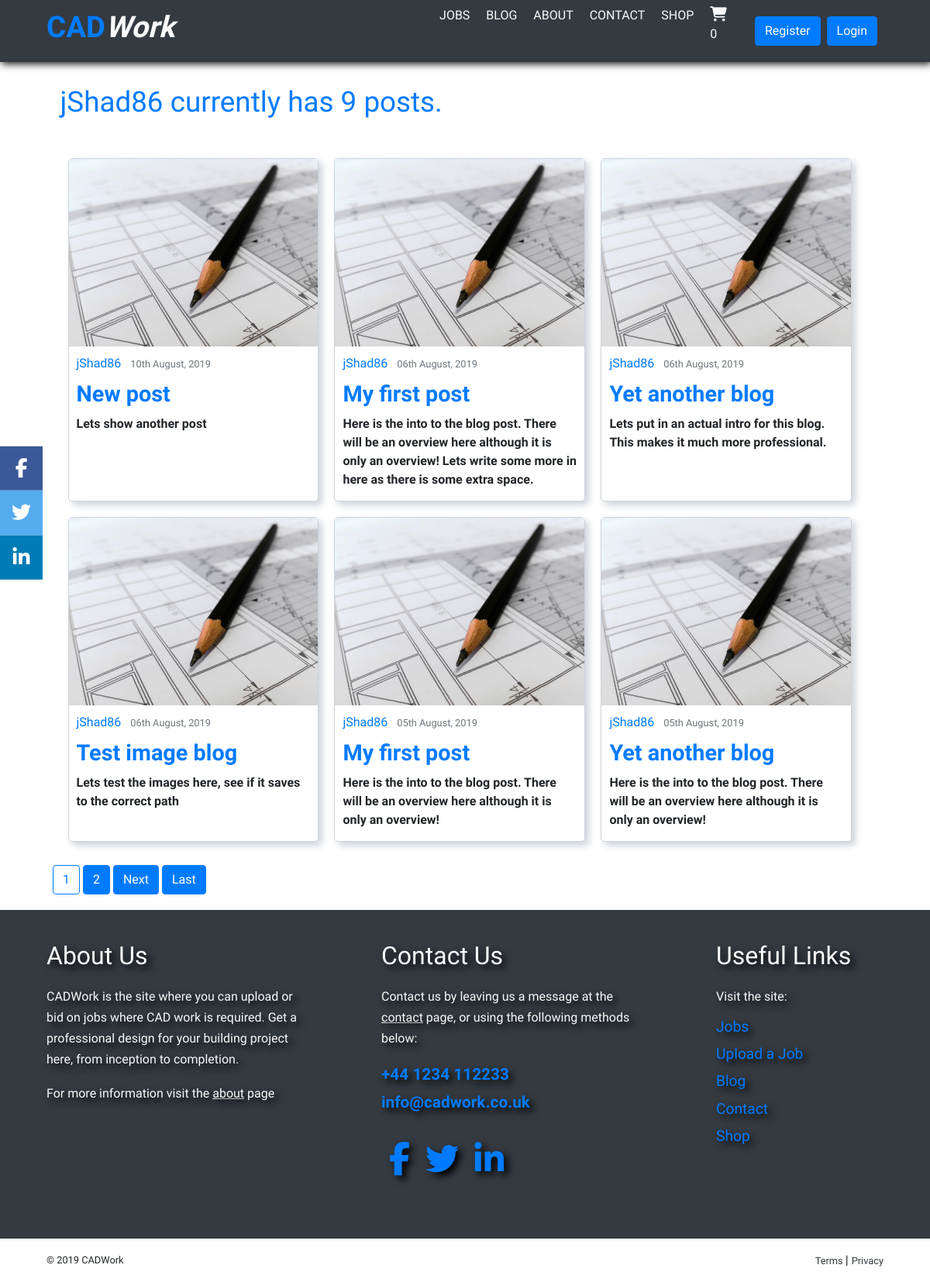
Page /blog/user/jShad86 on the committed database.
### blog/models.py (models this page shows, shortened)
class Post(models.Model):
	title = models.CharField(max_length=100)
	intro = models.CharField(max_length=250)
	content = models.TextField()
	image = models.ImageField(default='blog-default.jpg', upload_to='blog_images')
	date_posted = models.DateTimeField(default=timezone.now)
	author = models.ForeignKey(User, on_delete=models.CASCADE)

### blog/views.py (the view)
# urls.py: path('user/<str:username>', UserPostListView.as_view(), name='user-posts'),
class UserPostListView(ListView):
	model = Post
	template_name = 'blog/user_posts.html'
	context_object_name = 'posts'
	paginate_by = 6
	def get_queryset(self):
		user = get_object_or_404(User, username=self.kwargs.get('username'))
		return Post.objects.filter(author=user).order_by('-date_posted')

### cart/contexts.py (called while the page is built)
def cart_contents(request):
    cart = request.session.get('cart', {})
    cart_items = []
    total = 0
    product_count = 0
    for id, quantity in cart.items():
        product = get_object_or_404(Product, pk=id)
        total += quantity * product.product_price
        product_count += quantity
        cart_items.append({'id': id, 'quantity': quantity, 'product': product})
    return {'cart_items': cart_items, 'total': total, 'product_count': product_count}

### blog/templates/blog/user_posts.html (shortened to what this page needs)
{% extends 'base.html' %}
{% block content %}
<div class="user-blogs-container">
    <section class="blog-home-container">
        <div class="user-blog-header">
            <h1 class="user-post-title">{{ view.kwargs.username }} currently has {{ page_obj.paginator.count }} posts.</h1>
        </div>
        <div class="blog-card-container">
            {% for post in posts %}
                <article class="blog-article">
                    <img class="article-image" src="{{ post.image.url }}" height="80" width="80">
                    <div class="media-body">
                        <div class="article-metadata">
                            <a class="mr-2" href="{% url 'user-posts' post.author.username %}">{{ post.author }}</a>
                            <small class="text-muted">{{ post.date_posted|date:"dS F, Y" }}</small>
                        </div>
                        <h2 class="blog-home-title"><a href="{% url 'post-detail' post.id %}">{{ post.title }}</a></h2>
                        <p class="article-card-intro">{{ post.intro }}</p>
                    </div>
                </article>
            {% endfor %}
        </div>
    </section>
    {% if is_paginated %}
        <div class="paginate-buttons ml-3">
            {% for num in page_obj.paginator.page_range %}
                {% if page_obj.number == num %}
                    <a class="btn btn-outline-primary" href="?page={{ num }}">{{ num }}</a>
                {% elif num > page_obj.number|add:'-2' and num < page_obj.number|add:'2' %}
                    <a class="btn btn-primary" href="?page={{ num }}">{{ num }}</a>
                {% endif %}
            {% endfor %}
            {% if page_obj.has_next %}
                <a class="btn btn-primary" href="?page={{ page_obj.next_page_number }}">Next</a>
                <a class="btn btn-primary" href="?page={{ page_obj.paginator.num_pages }}">Last</a>
            {% endif %}
        </div>
    {% endif %}
</div>
{% endblock content %}

### static/css/styles.css (style rules this page uses)
* { margin: 0; font-family: "Open Sans", sans-serif; }
h1, h2, h3, h4, h5, h6 { font-family: "Titillium Web", sans-serif; }
.user-blogs-container { width: 100%; display: flex; flex-direction: column; align-items: center; }
.blog-home-container, .jobs-home-container, .shop-home-container, .cart-home-container { margin-top: 70px; display: flex; flex-direction: column; align-items: center; }
.blog-card-container, .jobs-card-container, .shop-card-container, .cart-card-container { margin-top: 20px; width: 95%; max-width: 1100px; display: flex; flex-wrap: wrap; }
.blog-article { margin: 10px; border: 0.5px solid #ced4da; border-radius: 5px; width: 100%; box-shadow: 5px 5px 10px #ced4da; }
.blog-article img { width: 100%; height: auto; }
.media-body { padding: 10px; }
.blog-home-title { font-size: 1.8em; margin: 10px 0; font-weight: 600; }
.paginate-buttons { margin: 20px 0; width: 90%; max-width: 1100px; }
.user-blog-header { width: 95%; max-width: 1100px; margin-top: 20px; font-weight: 600; color: #007bff; }
.user-post-title { font-size: 2.3em; margin: 20px 0; }
.article-card-intro { margin: 5px 0; font-size: 1em; font-weight: 600; }
@media (min-width: 768px) { .blog-article, .job-upload { width: 47%; } }
@media (min-width: 992px) { .blog-article { width: 31%; } }

### rows in the picture
Post: image (placeholder picture), author "jShad86", date_posted "10th August, 2019", title "New post", intro "Lets show another post"
Post: image (placeholder picture), author "jShad86", date_posted "06th August, 2019", title "My first post", intro "Here is the into to the blog post. There will be an overview here although it is only an overview! Lets write some more in here as there is some extra space."
Post: image (placeholder picture), author "jShad86", date_posted "06th August, 2019", title "Yet another blog", intro "Lets put in an actual intro for this blog. This makes it much more professional."
Post: image (placeholder picture), author "jShad86", date_posted "06th August, 2019", title "Test image blog", intro "Lets test the images here, see if it saves to the correct path"
Post: image (placeholder picture), author "jShad86", date_posted "05th August, 2019", title "My first post", intro "Here is the into to the blog post. There will be an overview here although it is only an overview!"
Post: image (placeholder picture), author "jShad86", date_posted "05th August, 2019", title "Yet another blog", intro "Here is the into to the blog post. There will be an overview here although it is only an overview!"

### other values in the picture
{{ product_count }} "0"
{{ view.kwargs.username }} "jShad86"
{{ page_obj.paginator.count }} "9"
{{ num }} "1"
{{ num }} "2"
